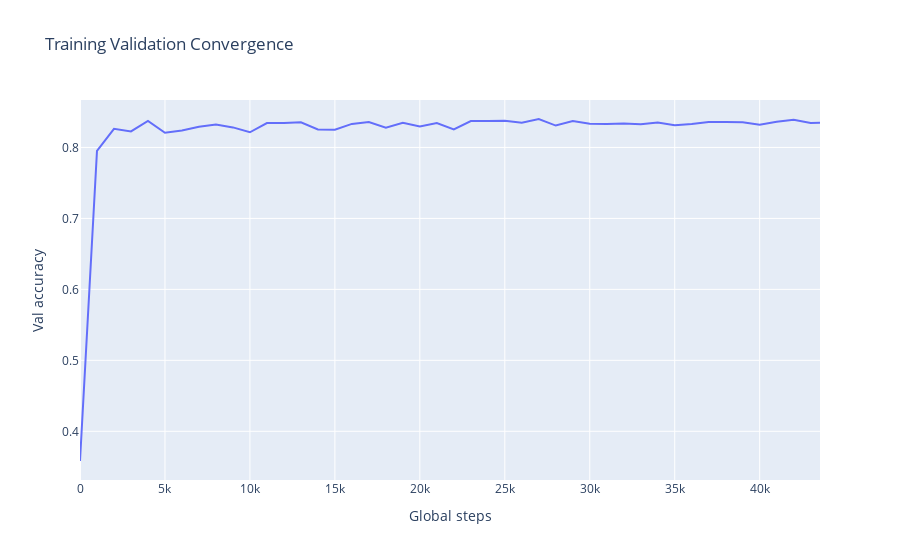

The notebook cell this image was saved under:
### Code cell
fig = go.Figure()
fig.add_trace(go.Scatter(x=step, y=acc))
fig.update_layout(title="Training Validation Convergence", xaxis_title="Global steps",yaxis_title="Val accuracy")
fig.show()

### Figure 1 — Plotly figure (JSON) as saved in the notebook; plotly's stock layout.template omitted (floating-point values rounded to 4 significant figures)
{"data": [{"type": "scatter", "x": [0, 1000, 2000, 3000, 4000, 5000, 6000, 7000, 8000, 9000, 10000, 11000, 12000, 13000, 14000, 15000, 16000, 17000, 18000, 19000, 20000, 21000, 22000, 23000, 24000, 25000, 26000, 27000, 28000, 29000, 30000, 31000, 32000, 33000, 34000, 35000, 36000, 37000, 38000, 39000, 40000, 41000, 42000, 43000, 43550], "y": [0.3582, 0.7953, 0.8263, 0.8226, 0.8375, 0.8207, 0.8239, 0.8291, 0.8323, 0.8282, 0.8214, 0.8343, 0.8343, 0.8353, 0.8252, 0.825, 0.8332, 0.8358, 0.8278, 0.8347, 0.8295, 0.8345, 0.8254, 0.8373, 0.8373, 0.8375, 0.8349, 0.8401, 0.8308, 0.8373, 0.8334, 0.833, 0.8336, 0.8325, 0.8351, 0.8313, 0.8332, 0.836, 0.836, 0.8356, 0.8319, 0.8362, 0.839, 0.8345, 0.8349]}], "layout": {"title": {"text": "Training Validation Convergence"}, "xaxis": {"title": {"text": "Global steps"}}, "yaxis": {"title": {"text": "Val accuracy"}}}}
